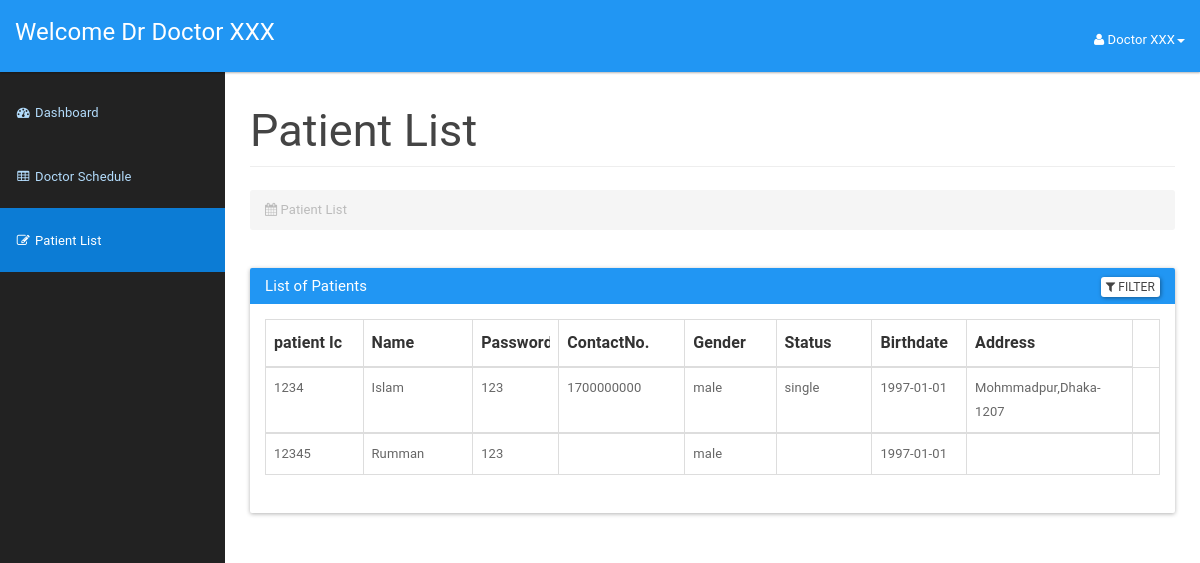
The app's page /doctor/patientlist.php (signed in) with its own data.
### tables this page shows
CREATE TABLE `doctor` (
  `icDoctor` bigint(12) NOT NULL,
  `password` varchar(20) NOT NULL,
  `doctorId` int(3) NOT NULL,
  `doctorFirstName` varchar(50) NOT NULL,
  `doctorLastName` varchar(50) NOT NULL,
  `doctorAddress` varchar(100) NOT NULL,
  `doctorPhone` varchar(15) NOT NULL,
  `doctorEmail` varchar(20) NOT NULL,
  `doctorDOB` date NOT NULL
);

CREATE TABLE `patient` (
  `icPatient` bigint(12) NOT NULL,
  `password` varchar(20) NOT NULL,
  `patientFirstName` varchar(20) NOT NULL,
  `patientLastName` varchar(20) NOT NULL,
  `patientMaritialStatus` varchar(10) NOT NULL,
  `patientDOB` date NOT NULL,
  `patientGender` varchar(10) NOT NULL,
  `patientAddress` varchar(100) NOT NULL,
  `patientPhone` varchar(15) NOT NULL,
  `patientEmail` varchar(100) NOT NULL
);

### doctor/patientlist.php (the view, shortened to what this page needs)
<?php
include_once '../assets/conn/dbconnect.php';
$usersession = $_SESSION['doctorSession'];
$res = mysqli_query($con, "SELECT * FROM doctor WHERE doctorId=" . $usersession);
$userRow = mysqli_fetch_array($res, MYSQLI_ASSOC);
?>
<!DOCTYPE html>
<html lang="en">
<head>
    <link href="assets/css/material.css" rel="stylesheet">
    <link href="assets/css/sb-admin.css" rel="stylesheet">
    <link href="assets/css/time/bootstrap-clockpicker.css" rel="stylesheet">
    <link href="assets/css/style.css" rel="stylesheet">
    <link href="assets/font-awesome/css/font-awesome.css" rel="stylesheet">
</head>
<body>
    <div id="wrapper">
        <nav class="navbar navbar-inverse navbar-fixed-top" role="navigation">
            <div class="navbar-header">
                <a class="navbar-brand" href="doctordashboard.php">Welcome Dr <?php echo $userRow['doctorFirstName']; ?> <?php echo $userRow['doctorLastName']; ?></a>
            </div>
            <ul class="nav navbar-right top-nav">
                <li class="dropdown">
                    <a href="#" class="dropdown-toggle" data-toggle="dropdown"><i class="fa fa-user"></i> <?php echo $userRow['doctorFirstName']; ?> <?php echo $userRow['doctorLastName']; ?><b class="caret"></b></a>
                </li>
            </ul>
            <div class="collapse navbar-collapse navbar-ex1-collapse">
                <ul class="nav navbar-nav side-nav">
                    <li>
                        <a href="doctordashboard.php"><i class="fa fa-fw fa-dashboard"></i> Dashboard</a>
                    </li>
                    <li>
                        <a href="addschedule.php"><i class="fa fa-fw fa-table"></i> Doctor Schedule</a>
                    </li>
                    <li class="active">
                        <a href="patientlist.php"><i class="fa fa-fw fa-edit"></i> Patient List</a>
                    </li>
                </ul>
            </div>
        </nav>
        <div id="page-wrapper">
            <div class="container-fluid">
                <div class="row">
                    <div class="col-lg-12">
                        <h2 class="page-header">
                            Patient List
                        </h2>
                        <ol class="breadcrumb">
                            <li class="active">
                                <i class="fa fa-calendar"></i> Patient List
                            </li>
                        </ol>
                    </div>
                </div>
                <div class="panel panel-primary filterable">
                    <div class="panel-heading">
                        <h3 class="panel-title">List of Patients</h3>
                        <div class="pull-right">
                            <button class="btn btn-default btn-xs btn-filter"><span class="fa fa-filter"></span> Filter</button>
                        </div>
                    </div>
                    <div class="panel-body">
                        <table class="table table-hover table-bordered">
                            <thead>
                                <tr class="filters">
                                    <th><input type="text" class="form-control" placeholder="patient Ic" disabled></th>
                                    <th><input type="text" class="form-control" placeholder="Name" disabled></th>
                                    <th><input type="text" class="form-control" placeholder="Password" disabled></th>
                                    <th><input type="text" class="form-control" placeholder="ContactNo." disabled></th>
                                    <th><input type="text" class="form-control" placeholder="Gender" disabled></th>
                                    <th><input type="text" class="form-control" placeholder="Status" disabled></th>
                                    <th><input type="text" class="form-control" placeholder="Birthdate" disabled></th>
                                    <th><input type="text" class="form-control" placeholder="Address" disabled></th>
                                </tr>
                            </thead>
                            <?php
                            $result = mysqli_query($con, "SELECT * FROM patient");
                            while ($patientRow = mysqli_fetch_array($result)) {
                                echo "<tbody>";
                                echo "<tr>";
                                echo "<td>" . $patientRow['icPatient'] . "</td>";
                                echo "<td>" . $patientRow['patientLastName'] . "</td>";
                                echo "<td>" . $patientRow['password'] . "</td>";
                                echo "<td>" . $patientRow['patientPhone'] . "</td>";
                                echo "<td>" . $patientRow['patientGender'] . "</td>";
                                echo "<td>" . $patientRow['patientMaritialStatus'] . "</td>";
                                echo "<td>" . $patientRow['patientDOB'] . "</td>";
                                echo "<td>" . $patientRow['patientAddress'] . "</td>";
                                echo "<form method='POST'>";
                                echo "<td class='text-center'><a href='#' id='" . $patientRow['icPatient'] . "' class='delete'><span class='glyphicon glyphicon-trash' aria-hidden='true'></span></a>
                            </td>";
                            }
                            echo "</tr>";
                            echo "</tbody>";
                            echo "</table>";
                            ?>
                    </div>
                </div>
            </div>
        </div>
</body>
</html>

### doctor/assets/css/sb-admin.css (style rules this page uses)
body { margin-top: 100px; background-color: #222; }
@media (min-width:768px) { body { margin-top: 50px; } }
#wrapper { padding-left: 0; }
#page-wrapper { min-height: 900px !important; width: 100%; padding: 0; background-color: #fff; }
@media (min-width:768px) { #wrapper { padding-left: 225px; } }
@media (min-width:768px) { #page-wrapper { padding: 10px; } }
.top-nav { padding: 0 15px; }
.top-nav>li { display: inline-block; float: left; }
.top-nav>li>a { padding-top: 17px; padding-bottom: 10px; line-height: 45px; color: white; }
@media (min-width:768px) { .side-nav { position: fixed; top: 80px; left: 225px; width: 225px; margin-left: -225px; border: none; border-radius: 0; overflow-y: auto; background-color: #222; bottom: 0; overflow-x: hidden; padding-bottom: 40px; } }
@media (min-width:768px) { .side-nav>li>a { width: 225px; } }

### doctor/assets/css/style.css (style rules this page uses)
.filterable { margin-top: 15px; }
.filterable .panel-heading .pull-right { margin-top: -20px; }
.filterable .filters input[disabled] { background-color: transparent; border: none; cursor: auto; box-shadow: none; padding: 0; height: auto; }

### records on screen
doctor: doctorFirstName "Doctor", doctorLastName "XXX"
patient: icPatient "1234", patientLastName "Islam", password "123", patientPhone "1700000000", patientGender "male", patientMaritialStatus "single", patientDOB "1997-01-01", patientAddress "Mohmmadpur,Dhaka-1207"
patient: icPatient "12345", patientLastName "Rumman", password "123", patientGender "male", patientDOB "1997-01-01"
